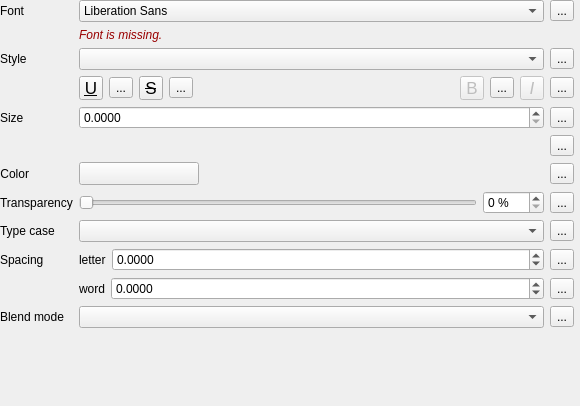
                    <widget class="QWidget" name="scrollAreaWidgetContents">
                     <property name="geometry">
                      <rect>
                       <x>0</x>
                       <y>0</y>
                       <width>580</width>
                       <height>406</height>
                      </rect>
                     </property>
                     <layout class="QVBoxLayout" name="verticalLayout_2">
                      <property name="leftMargin">
                       <number>0</number>
                      </property>
                      <property name="topMargin">
                       <number>0</number>
                      </property>
                      <property name="rightMargin">
                       <number>6</number>
                      </property>
                      <property name="bottomMargin">
                       <number>0</number>
                      </property>
                      <item>
                       <widget class="QFrame" name="mFontStyleGroupBox">
                        <property name="sizePolicy">
                         <sizepolicy hsizetype="Preferred" vsizetype="Maximum">
                          <horstretch>0</horstretch>
                          <verstretch>0</verstretch>
                         </sizepolicy>
                        </property>
                        <property name="maximumSize">
                         <size>
                          <width>16777215</width>
                          <height>16777215</height>
                         </size>
                        </property>
                        <layout class="QGridLayout" name="gridLayout_6">
                         <property name="margin">
                          <number>0</number>
                         </property>
                         <item row="9" column="1" colspan="2">
                          <layout class="QHBoxLayout" name="horizontalLayout_14">
                           <item>
                            <widget class="QLabel" name="mFontLetterSpacingLabel">
                             <property name="sizePolicy">
                              <sizepolicy hsizetype="Maximum" vsizetype="Preferred">
                               <horstretch>0</horstretch>
                               <verstretch>0</verstretch>
                              </sizepolicy>
                             </property>
                             <property name="text">
                              <string>letter</string>
                             </property>
                            </widget>
                           </item>
                           <item>
                            <widget class="QgsDoubleSpinBox" name="mFontLetterSpacingSpinBox">
                             <property name="sizePolicy">
                              <sizepolicy hsizetype="Preferred" vsizetype="Fixed">
                               <horstretch>0</horstretch>
                               <verstretch>0</verstretch>
                              </sizepolicy>
                             </property>
                             <property name="toolTip">
                              <string>Space in pixels or map units, relative to size unit choice</string>
                             </property>
                             <property name="decimals">
                              <number>4</number>
                             </property>
                             <property name="minimum">
                              <double>-1000.000000000000000</double>
                             </property>
                             <property name="maximum">
                              <double>999999999.000000000000000</double>
                             </property>
                             <property name="showClearButton" stdset="0">
                              <bool>true</bool>
                             </property>
                            </widget>
                           </item>
                           <item>
                            <widget class="QgsDataDefinedButton" name="mFontLetterSpacingDDBtn">
                             <property name="text">
                              <string>...</string>
                             </property>
                            </widget>
                           </item>
                          </layout>
                         </item>
                         <item row="4" column="1">
                          <widget class="QgsDoubleSpinBox" name="mFontSizeSpinBox">
                           <property name="sizePolicy">
                            <sizepolicy hsizetype="Expanding" vsizetype="Fixed">
                             <horstretch>0</horstretch>
                             <verstretch>0</verstretch>
                            </sizepolicy>
                           </property>
                           <property name="minimumSize">
                            <size>
                             <width>0</width>
                             <height>0</height>
                            </size>
                           </property>
                           <property name="decimals">
                            <number>4</number>
                           </property>
                           <property name="maximum">
                            <double>999999999.000000000000000</double>
                           </property>
                           <property name="showClearButton" stdset="0">
                            <bool>false</bool>
                           </property>
                          </widget>
                         </item>
                         <item row="2" column="0">
                          <widget class="QLabel" name="mFontStyleLabel">
                           <property name="sizePolicy">
                            <sizepolicy hsizetype="Maximum" vsizetype="Preferred">
                             <horstretch>0</horstretch>
                             <verstretch>0</verstretch>
                            </sizepolicy>
                           </property>
                           <property name="text">
                            <string>Style</string>
                           </property>
                          </widget>
                         </item>
                         <item row="8" column="1">
                          <widget class="QComboBox" name="mFontCapitalsComboBox">
                           <property name="enabled">
                            <bool>true</bool>
                           </property>
                           <property name="sizePolicy">
                            <sizepolicy hsizetype="Preferred" vsizetype="Fixed">
                             <horstretch>0</horstretch>
                             <verstretch>0</verstretch>
                            </sizepolicy>
                           </property>
                           <property name="maximumSize">
                            <size>
                             <width>16777215</width>
                             <height>16777215</height>
                            </size>
                           </property>
                           <property name="toolTip">
                            <string>Capitalization style of text</string>
                           </property>
                          </widget>
                         </item>
                         <item row="7" column="0">
                          <widget class="QLabel" name="mFontTranspLabel">
                           <property name="enabled">
                            <bool>true</bool>
                           </property>
                           <property name="text">
                            <string>Transparency</string>
                           </property>
                          </widget>
                         </item>
                         <item row="0" column="0">
                          <widget class="QLabel" name="mFontLabel">
                           <property name="sizePolicy">
                            <sizepolicy hsizetype="Preferred" vsizetype="Preferred">
                             <horstretch>0</horstretch>
                             <verstretch>0</verstretch>
                            </sizepolicy>
                           </property>
                           <property name="text">
                            <string>Font</string>
                           </property>
                           <property name="alignment">
                            <set>Qt::AlignLeading|Qt::AlignLeft|Qt::AlignVCenter</set>
                           </property>
                          </widget>
                         </item>
                         <item row="2" column="1">
                          <widget class="QComboBox" name="mFontStyleComboBox">
                           <property name="sizePolicy">
                            <sizepolicy hsizetype="Expanding" vsizetype="Fixed">
                             <horstretch>0</horstretch>
                             <verstretch>0</verstretch>
                            </sizepolicy>
                           </property>
                           <property name="minimumSize">
                            <size>
                             <width>0</width>
                             <height>0</height>
                            </size>
                           </property>
                           <property name="maximumSize">
                            <size>
                             <width>16777215</width>
                             <height>16777215</height>
                            </size>
                           </property>
                           <property name="toolTip">
                            <string>Available typeface styles</string>
                           </property>
                           <property name="sizeAdjustPolicy">
                            <enum>QComboBox::AdjustToContentsOnFirstShow</enum>
                           </property>
                          </widget>
                         </item>
                         <item row="8" column="2">
                          <widget class="QgsDataDefinedButton" name="mFontCaseDDBtn">
                           <property name="text">
                            <string>...</string>
                           </property>
                          </widget>
                         </item>
                         <item row="5" column="2">
                          <widget class="QgsDataDefinedButton" name="mFontUnitsDDBtn">
                           <property name="text">
                            <string>...</string>
                           </property>
                          </widget>
                         </item>
                         <item row="6" column="2">
                          <widget class="QgsDataDefinedButton" name="mFontColorDDBtn">
                           <property name="text">
                            <string>...</string>
                           </property>
                          </widget>
                         </item>
                         <item row="0" column="2">
                          <widget class="QgsDataDefinedButton" name="mFontDDBtn">
                           <property name="text">
                            <string>...</string>
                           </property>
                          </widget>
                         </item>
                         <item row="7" column="2">
                          <widget class="QgsDataDefinedButton" name="mFontTranspDDBtn">
                           <property name="text">
                            <string>...</string>
                           </property>
                          </widget>
                         </item>
                         <item row="7" column="1">
                          <widget class="QFrame" name="frame">
                           <property name="sizePolicy">
                            <sizepolicy hsizetype="Preferred" vsizetype="Maximum">
                             <horstretch>0</horstretch>
                             <verstretch>0</verstretch>
                            </sizepolicy>
                           </property>
                           <layout class="QHBoxLayout" name="horizontalLayout_23">
                            <property name="margin">
                             <number>0</number>
                            </property>
                            <item>
                             <widget class="QSlider" name="mFontTranspSlider">
                              <property name="enabled">
                               <bool>true</bool>
                              </property>
                              <property name="minimumSize">
                               <size>
                                <width>0</width>
                                <height>0</height>
                               </size>
                              </property>
                              <property name="maximumSize">
                               <size>
                                <width>16777215</width>
                                <height>16777215</height>
                               </size>
                              </property>
                              <property name="maximum">
                               <number>100</number>
                              </property>
                              <property name="orientation">
                               <enum>Qt::Horizontal</enum>
                              </property>
                             </widget>
                            </item>
                            <item>
                             <widget class="QgsSpinBox" name="mFontTranspSpinBox">
                              <property name="enabled">
                               <bool>true</bool>
                              </property>
                              <property name="sizePolicy">
                               <sizepolicy hsizetype="Maximum" vsizetype="Fixed">
                                <horstretch>0</horstretch>
                                <verstretch>0</verstretch>
                               </sizepolicy>
                              </property>
                              <property name="suffix">
                               <string> %</string>
                              </property>
                              <property name="maximum">
                               <number>100</number>
                              </property>
                             </widget>
                            </item>
                           </layout>
                          </widget>
                         </item>
                         <item row="8" column="0">
                          <widget class="QLabel" name="mFontCapitalsLabel">
                           <property name="sizePolicy">
                            <sizepolicy hsizetype="Maximum" vsizetype="Preferred">
                             <horstretch>0</horstretch>
                             <verstretch>0</verstretch>
                            </sizepolicy>
                           </property>
                           <property name="text">
                            <string>Type case</string>
                           </property>
                          </widget>
                         </item>
                         <item row="11" column="2">
                          <widget class="QgsDataDefinedButton" name="mFontBlendModeDDBtn">
                           <property name="text">
                            <string>...</string>
                           </property>
                          </widget>
                         </item>
                         <item row="6" column="0">
                          <widget class="QLabel" name="mFontColorLabel">
                           <property name="sizePolicy">
                            <sizepolicy hsizetype="Maximum" vsizetype="Preferred">
                             <horstretch>0</horstretch>
                             <verstretch>0</verstretch>
                            </sizepolicy>
                           </property>
                           <property name="text">
                            <string>Color</string>
                           </property>
                           <property name="alignment">
                            <set>Qt::AlignRight|Qt::AlignTrailing|Qt::AlignVCenter</set>
                           </property>
                          </widget>
                         </item>
                         <item row="4" column="2">
                          <widget class="QgsDataDefinedButton" name="mFontSizeDDBtn">
                           <property name="text">
                            <string>...</string>
                           </property>
                          </widget>
                         </item>
                         <item row="9" column="0">
                          <widget class="QLabel" name="label_10">
                           <property name="text">
                            <string>Spacing</string>
                           </property>
                          </widget>
                         </item>
                         <item row="6" column="1">
                          <widget class="QgsColorButtonV2" name="btnTextColor">
                           <property name="sizePolicy">
                            <sizepolicy hsizetype="Fixed" vsizetype="Fixed">
                             <horstretch>0</horstretch>
                             <verstretch>0</verstretch>
                            </sizepolicy>
                           </property>
                           <property name="minimumSize">
                            <size>
                             <width>120</width>
                             <height>0</height>
                            </size>
                           </property>
                           <property name="maximumSize">
                            <size>
                             <width>120</width>
                             <height>16777215</height>
                            </size>
                           </property>
                          </widget>
                         </item>
                         <item row="11" column="0">
                          <widget class="QLabel" name="labelBlendMode">
                           <property name="text">
                            <string>Blend mode</string>
                           </property>
                          </widget>
                         </item>
                         <item row="10" column="1" colspan="2">
                          <layout class="QHBoxLayout" name="horizontalLayout_15">
                           <item>
                            <widget class="QLabel" name="mFontWordSpacingLabel">
                             <property name="sizePolicy">
                              <sizepolicy hsizetype="Maximum" vsizetype="Preferred">
                               <horstretch>0</horstretch>
                               <verstretch>0</verstretch>
                              </sizepolicy>
                             </property>
                             <property name="text">
                              <string>word</string>
                             </property>
                            </widget>
                           </item>
                           <item>
                            <widget class="QgsDoubleSpinBox" name="mFontWordSpacingSpinBox">
                             <property name="sizePolicy">
                              <sizepolicy hsizetype="Preferred" vsizetype="Fixed">
                               <horstretch>0</horstretch>
                               <verstretch>0</verstretch>
                              </sizepolicy>
                             </property>
                             <property name="toolTip">
                              <string>Space in pixels or map units, relative to size unit choice</string>
                             </property>
                             <property name="decimals">
                              <number>4</number>
                             </property>
                             <property name="minimum">
                              <double>-1000.000000000000000</double>
                             </property>
                             <property name="maximum">
                              <double>999999999.000000000000000</double>
                             </property>
                             <property name="showClearButton" stdset="0">
                              <bool>true</bool>
                             </property>
                            </widget>
                           </item>
                           <item>
                            <widget class="QgsDataDefinedButton" name="mFontWordSpacingDDBtn">
                             <property name="text">
                              <string>...</string>
                             </property>
                            </widget>
                           </item>
                          </layout>
                         </item>
                         <item row="3" column="1" colspan="2">
                          <layout class="QHBoxLayout" name="horizontalLayout_13">
                           <item>
                            <widget class="QToolButton" name="mFontUnderlineBtn">
                             <property name="enabled">
                              <bool>true</bool>
                             </property>
                             <property name="minimumSize">
                              <size>
                               <width>24</width>
                               <height>24</height>
                              </size>
                             </property>
                             <property name="maximumSize">
                              <size>
                               <width>24</width>
                               <height>24</height>
                              </size>
                             </property>
                             <property name="font">
                              <font>
                               <pointsize>13</pointsize>
                               <underline>true</underline>
                              </font>
                             </property>
                             <property name="toolTip">
                              <string>Underlined text</string>
                             </property>
                             <property name="text">
                              <string>U</string>
                             </property>
                             <property name="checkable">
                              <bool>true</bool>
                             </property>
                            </widget>
                           </item>
                           <item>
                            <widget class="QgsDataDefinedButton" name="mFontUnderlineDDBtn">
                             <property name="text">
                              <string>...</string>
                             </property>
                            </widget>
                           </item>
                           <item>
                            <widget class="QToolButton" name="mFontStrikethroughBtn">
                             <property name="enabled">
                              <bool>true</bool>
                             </property>
                             <property name="minimumSize">
                              <size>
                               <width>24</width>
                               <height>24</height>
                              </size>
                             </property>
                             <property name="maximumSize">
                              <size>
                               <width>24</width>
                               <height>24</height>
                              </size>
                             </property>
                             <property name="font">
                              <font>
                               <pointsize>13</pointsize>
                               <strikeout>true</strikeout>
                              </font>
                             </property>
                             <property name="toolTip">
                              <string>Strikeout text</string>
                             </property>
                             <property name="text">
                              <string>S</string>
                             </property>
                             <property name="checkable">
                              <bool>true</bool>
                             </property>
                            </widget>
                           </item>
                           <item>
                            <widget class="QgsDataDefinedButton" name="mFontStrikeoutDDBtn">
                             <property name="text">
                              <string>...</string>
                             </property>
                            </widget>
                           </item>
                           <item>
                            <spacer name="horizontalSpacer_11">
                             <property name="orientation">
                              <enum>Qt::Horizontal</enum>
                             </property>
                             <property name="sizeHint" stdset="0">
                              <size>
                               <width>0</width>
                               <height>20</height>
                              </size>
                             </property>
                            </spacer>
                           </item>
                           <item>
                            <widget class="QToolButton" name="mFontBoldBtn">
                             <property name="enabled">
                              <bool>false</bool>
                             </property>
                             <property name="minimumSize">
                              <size>
                               <width>24</width>
                               <height>24</height>
                              </size>
                             </property>
                             <property name="maximumSize">
                              <size>
                               <width>24</width>
                               <height>24</height>
                              </size>
                             </property>
                             <property name="font">
                              <font>
                               <pointsize>13</pointsize>
                              </font>
                             </property>
                             <property name="toolTip">
                              <string>Bold text
(data defined only, overrides Style)</string>
                             </property>
                             <property name="text">
                              <string>B</string>
                             </property>
                             <property name="checkable">
                              <bool>true</bool>
                             </property>
                            </widget>
                           </item>
                           <item>
                            <widget class="QgsDataDefinedButton" name="mFontBoldDDBtn">
                             <property name="text">
                              <string>...</string>
                             </property>
                            </widget>
                           </item>
                           <item>
                            <widget class="QToolButton" name="mFontItalicBtn">
                             <property name="enabled">
                              <bool>false</bool>
                             </property>
                             <property name="minimumSize">
                              <size>
                               <width>24</width>
                               <height>24</height>
                              </size>
                             </property>
                             <property name="maximumSize">
                              <size>
                               <width>24</width>
                               <height>24</height>
                              </size>
                             </property>
                             <property name="font">
                              <font>
                               <pointsize>13</pointsize>
                               <italic>true</italic>
                              </font>
                             </property>
                             <property name="toolTip">
                              <string>Italic text
(data defined only, overrides Style)</string>
                             </property>
                             <property name="text">
                              <string>I</string>
                             </property>
                             <property name="checkable">
                              <bool>true</bool>
                             </property>
                            </widget>
                           </item>
                           <item>
                            <widget class="QgsDataDefinedButton" name="mFontItalicDDBtn">
                             <property name="text">
                              <string>...</string>
                             </property>
                            </widget>
                           </item>
                          </layout>
                         </item>
                         <item row="11" column="1">
                          <widget class="QgsBlendModeComboBox" name="comboBlendMode"/>
                         </item>
                         <item row="2" column="2">
                          <widget class="QgsDataDefinedButton" name="mFontStyleDDBtn">
                           <property name="text">
                            <string>...</string>
                           </property>
                          </widget>
                         </item>
                         <item row="4" column="0">
                          <widget class="QLabel" name="mFontSizeLabel">
                           <property name="sizePolicy">
                            <sizepolicy hsizetype="Maximum" vsizetype="Preferred">
                             <horstretch>0</horstretch>
                             <verstretch>0</verstretch>
                            </sizepolicy>
                           </property>
                           <property name="text">
                            <string>Size</string>
                           </property>
                          </widget>
                         </item>
                         <item row="1" column="1">
                          <widget class="QFrame" name="mFontFamilyFrame">
                           <layout class="QHBoxLayout" name="horizontalLayout_5">
                            <property name="margin">
                             <number>0</number>
                            </property>
                            <item>
                             <widget class="QLabel" name="mFontMissingLabel">
                              <property name="sizePolicy">
                               <sizepolicy hsizetype="Expanding" vsizetype="Preferred">
                                <horstretch>0</horstretch>
                                <verstretch>0</verstretch>
                               </sizepolicy>
                              </property>
                              <property name="styleSheet">
                               <string notr="true">color: #990000;
font-style: italic;</string>
                              </property>
                              <property name="text">
                               <string>Font is missing.</string>
                              </property>
                              <property name="alignment">
                               <set>Qt::AlignLeading|Qt::AlignLeft|Qt::AlignVCenter</set>
                              </property>
                             </widget>
                            </item>
                           </layout>
                          </widget>
                         </item>
                         <item row="0" column="1">
                          <widget class="QFontComboBox" name="mFontFamilyCmbBx">
                           <property name="editable">
                            <bool>false</bool>
                           </property>
                          </widget>
                         </item>
                         <item row="5" column="1">
                          <widget class="QgsUnitSelectionWidget" name="mFontSizeUnitWidget" native="true"/>
                         </item>
                        </layout>
                       </widget>
                      </item>
                      <item>
                       <spacer name="verticalSpacer_2">
                        <property name="orientation">
                         <enum>Qt::Vertical</enum>
                        </property>
                        <property name="sizeHint" stdset="0">
                         <size>
                          <width>20</width>
                          <height>0</height>
                         </size>
                        </property>
                       </spacer>
                      </item>
                     </layout>
                    </widget>
